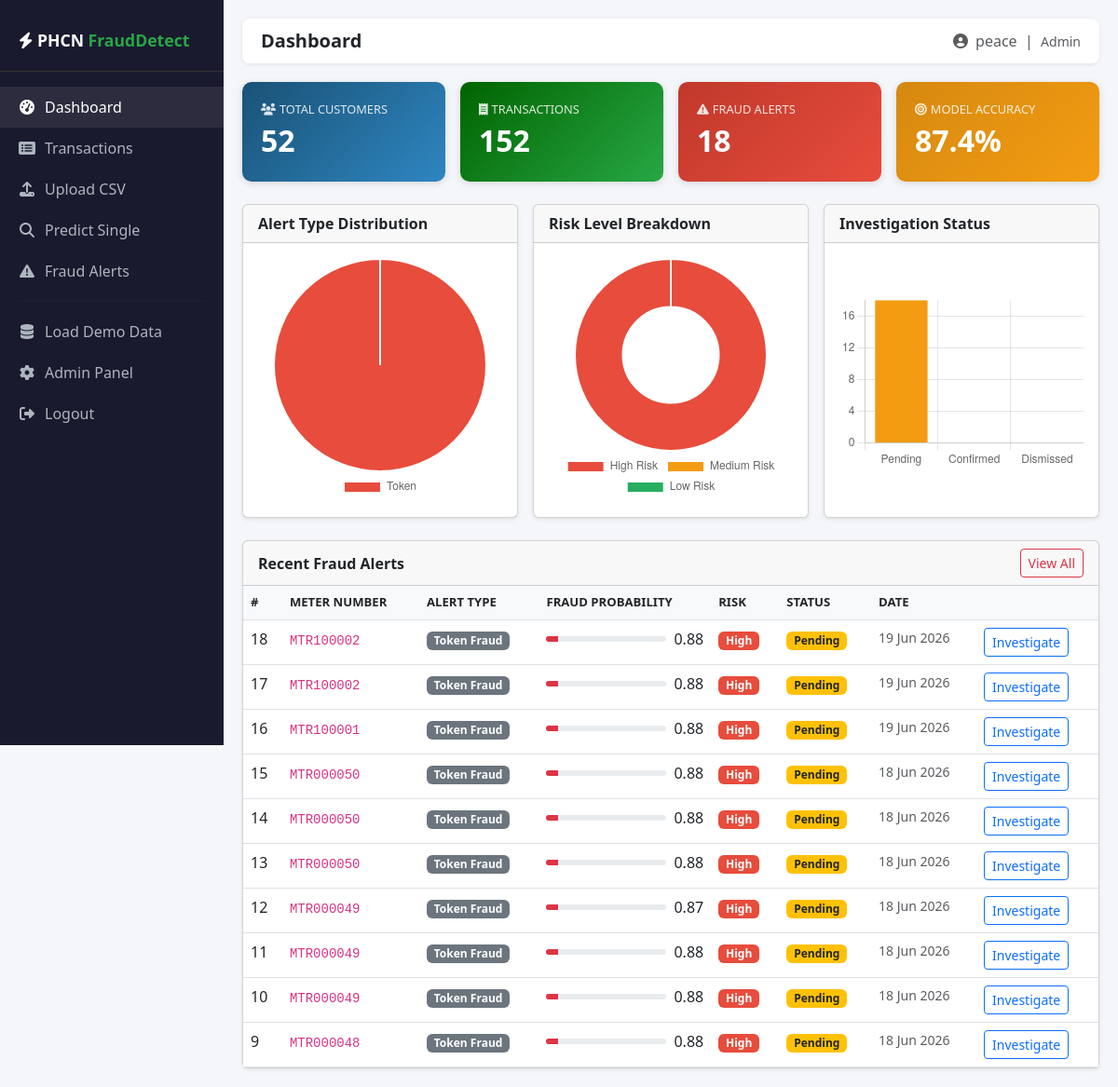
The page /dashboard/ (signed in) on the database its author committed.
### fraud_app/models.py (models this page shows, shortened)
class FraudAlert(models.Model):
    ALERT_TYPE_CHOICES = [("Token","Token Fraud"),("Tamper","Meter Tampering"),("Vending","Vending Fraud"),("General","General Anomaly")]
    STATUS_CHOICES     = [("Pending","Pending"),("Confirmed","Confirmed Fraud"),("Dismissed","Dismissed")]
    transaction          = models.ForeignKey(Transaction, on_delete=models.CASCADE, related_name="alerts")
    customer             = models.ForeignKey(Customer, on_delete=models.CASCADE, related_name="alerts")
    alert_type           = models.CharField(max_length=20, choices=ALERT_TYPE_CHOICES, default="General")
    fraud_probability    = models.FloatField()
    investigation_status = models.CharField(max_length=20, choices=STATUS_CHOICES, default="Pending")
    investigation_notes  = models.TextField(blank=True)
    investigated_by      = models.ForeignKey(User, on_delete=models.SET_NULL, null=True, blank=True)
    created_at           = models.DateTimeField(auto_now_add=True)
    updated_at           = models.DateTimeField(auto_now=True)
    class Meta: ordering = ["-created_at"]

class Customer(models.Model):
    CATEGORY_CHOICES = [("Residential","Residential"),("Commercial","Commercial"),("Industrial","Industrial")]
    account_number    = models.CharField(max_length=30, unique=True)
    meter_number      = models.CharField(max_length=30, unique=True)
    customer_name     = models.CharField(max_length=200)
    customer_category = models.CharField(max_length=50, choices=CATEGORY_CHOICES, default="Residential")
    connection_type   = models.CharField(max_length=30, default="Single Phase")
    geographic_zone   = models.CharField(max_length=100, blank=True)
    created_at        = models.DateTimeField(auto_now_add=True)
    class Meta: ordering = ["customer_name"]

### fraud_app/views.py (the view)
# urls.py: path("dashboard/",        views.dashboard,          name="dashboard"),
@login_required
def dashboard(request):
    total_customers    = Customer.objects.count()
    total_transactions = Transaction.objects.count()
    total_alerts       = FraudAlert.objects.count()
    pending_alerts     = FraudAlert.objects.filter(investigation_status="Pending").count()
    confirmed_fraud    = FraudAlert.objects.filter(investigation_status="Confirmed").count()
    recent_alerts      = FraudAlert.objects.select_related("customer","transaction").order_by("-created_at")[:10]
    alert_types        = FraudAlert.objects.values("alert_type").annotate(count=Count("id")).order_by("-count")
    high_risk          = FraudAlert.objects.filter(fraud_probability__gte=0.75).count()
    medium_risk        = FraudAlert.objects.filter(fraud_probability__gte=0.50, fraud_probability__lt=0.75).count()
    low_risk           = FraudAlert.objects.filter(fraud_probability__lt=0.50).count()
    context = {
        "total_customers": total_customers, "total_transactions": total_transactions,
        "total_alerts": total_alerts, "pending_alerts": pending_alerts,
        "confirmed_fraud": confirmed_fraud, "model_accuracy": 87.4,
        "recent_alerts": recent_alerts,
        "alert_type_labels": [a["alert_type"] for a in alert_types],
        "alert_type_counts": [a["count"] for a in alert_types],
        "high_risk": high_risk, "medium_risk": medium_risk, "low_risk": low_risk,
    }
    return render(request, "fraud_app/dashboard.html", context)

### fraud_app/templates/fraud_app/dashboard.html (shortened to what this page needs)
{% extends "fraud_app/base.html" %}
{% block page_title %}Dashboard{% endblock %}
{% block content %}
<div class="row g-3 mb-4">
  <div class="col-md-3">
    <div class="stat-card bg-info-dark">
      <div class="label"><i class="fas fa-users me-1"></i>Total Customers</div>
      <div class="value">{{ total_customers }}</div>
    </div>
  </div>
  <div class="col-md-3">
    <div class="stat-card bg-success-dark">
      <div class="label"><i class="fas fa-receipt me-1"></i>Transactions</div>
      <div class="value">{{ total_transactions }}</div>
    </div>
  </div>
  <div class="col-md-3">
    <div class="stat-card bg-danger-dark">
      <div class="label"><i class="fas fa-exclamation-triangle me-1"></i>Fraud Alerts</div>
      <div class="value">{{ total_alerts }}</div>
    </div>
  </div>
  <div class="col-md-3">
    <div class="stat-card bg-warning-dark">
      <div class="label"><i class="fas fa-bullseye me-1"></i>Model Accuracy</div>
      <div class="value">{{ model_accuracy }}%</div>
    </div>
  </div>
</div>
<div class="row g-3 mb-4">
  <div class="col-md-4">
    <div class="card shadow-sm h-100">
      <div class="card-header fw-bold">Alert Type Distribution</div>
      <div class="card-body d-flex align-items-center justify-content-center">
        <canvas id="alertTypeChart" height="220"></canvas>
      </div>
    </div>
  </div>
  <div class="col-md-4">
    <div class="card shadow-sm h-100">
      <div class="card-header fw-bold">Risk Level Breakdown</div>
      <div class="card-body d-flex align-items-center justify-content-center">
        <canvas id="riskChart" height="220"></canvas>
      </div>
    </div>
  </div>
  <div class="col-md-4">
    <div class="card shadow-sm h-100">
      <div class="card-header fw-bold">Investigation Status</div>
      <div class="card-body d-flex align-items-center justify-content-center">
        <canvas id="statusChart" height="220"></canvas>
      </div>
    </div>
  </div>
</div>
<div class="card shadow-sm">
  <div class="card-header d-flex justify-content-between align-items-center">
    <span class="fw-bold">Recent Fraud Alerts</span>
    <a href="{% url 'alert_list' %}" class="btn btn-sm btn-outline-danger">View All</a>
  </div>
  <div class="card-body p-0">
    <div class="table-responsive">
      <table class="table table-hover mb-0">
        <thead>
          <tr>
            <th>#</th><th>Meter Number</th><th>Alert Type</th>
            <th>Fraud Probability</th><th>Risk</th><th>Status</th><th>Date</th><th></th>
          </tr>
        </thead>
        <tbody>
          {% for alert in recent_alerts %}
          <tr class="risk-{{ alert.fraud_probability|floatformat:0 }}">
            <td>{{ alert.pk }}</td>
            <td><code>{{ alert.customer.meter_number }}</code></td>
            <td><span class="badge bg-secondary">{{ alert.get_alert_type_display }}</span></td>
            <td>
              <div class="d-flex align-items-center gap-2">
                <div class="progress flex-grow-1" style="height:6px;">
                  <div class="progress-bar bg-danger" style="width:{{ alert.fraud_probability|floatformat:0 }}0%"></div>
                </div>
                {{ alert.fraud_probability|floatformat:2 }}
              </div>
            </td>
            <td>
              {% if alert.fraud_probability >= 0.75 %}
                <span class="badge badge-high">High</span>
              {% elif alert.fraud_probability >= 0.50 %}
                <span class="badge badge-medium">Medium</span>
              {% else %}
                <span class="badge badge-low">Low</span>
              {% endif %}
            </td>
            <td>
              {% if alert.investigation_status == "Confirmed" %}
                <span class="badge bg-danger">{{ alert.investigation_status }}</span>
              {% elif alert.investigation_status == "Dismissed" %}
                <span class="badge bg-secondary">{{ alert.investigation_status }}</span>
              {% else %}
                <span class="badge bg-warning text-dark">{{ alert.investigation_status }}</span>
              {% endif %}
            </td>
            <td class="text-muted small">{{ alert.created_at|date:"d M Y" }}</td>
            <td><a href="{% url 'alert_detail' alert.pk %}" class="btn btn-sm btn-outline-primary">Investigate</a></td>
          </tr>
          {% empty %}
          <tr><td colspan="8" class="text-center text-muted py-4">
            No alerts yet. <a href="{% url 'seed_demo_data' %}">Load demo data</a> to get started.
          </td></tr>
          {% endfor %}
        </tbody>
      </table>
    </div>
  </div>
</div>
{% endblock %}
{% block extra_js %}
<script>
// Alert Type Pie Chart
new Chart(document.getElementById("alertTypeChart"), {
  type: "pie",
  data: {
    labels: {{ alert_type_labels|safe }},
    datasets: [{ data: {{ alert_type_counts|safe }},
      backgroundColor: ["#e74c3c","#f39c12","#3498db","#9b59b6"] }]
  },
  options: { plugins: { legend: { position:"bottom" } } }
});
// Risk Donut Chart
new Chart(document.getElementById("riskChart"), {
  type: "doughnut",
  data: {
    labels: ["High Risk","Medium Risk","Low Risk"],
    datasets: [{ data: [{{ high_risk }},{{ medium_risk }},{{ low_risk }}],
      backgroundColor: ["#e74c3c","#f39c12","#27ae60"] }]
  },
  options: { plugins: { legend: { position:"bottom" } } }
});
// Status Bar Chart
new Chart(document.getElementById("statusChart"), {
  type: "bar",
  data: {
    labels: ["Pending","Confirmed","Dismissed"],
    datasets: [{ label:"Alerts",
      data: [{{ pending_alerts }},{{ confirmed_fraud }},
             {{ total_alerts|add:"-"|add:pending_alerts|add:"-"|add:confirmed_fraud }}],
      backgroundColor: ["#f39c12","#e74c3c","#95a5a6"] }]
  },
  options: { plugins:{legend:{display:false}}, scales:{y:{beginAtZero:true}} }
});
</script>
{% endblock %}

### fraud_app/templates/fraud_app/base.html (shortened to what this page needs)
<!DOCTYPE html>
<html lang="en">
<head>
<link href="https://cdn.jsdelivr.net/npm/bootstrap@5.3.0/dist/css/bootstrap.min.css" rel="stylesheet">
<link href="https://cdnjs.cloudflare.com/ajax/libs/font-awesome/6.4.0/css/all.min.css" rel="stylesheet">
</head>
<body>
{% if user.is_authenticated %}
<nav class="sidebar">
  <div class="brand"><i class="fas fa-bolt"></i> PHCN <span>FraudDetect</span></div>
  <ul class="nav flex-column mt-3">
    <li><a class="nav-link {% if request.resolver_match.url_name == 'dashboard' %}active{% endif %}"
           href="{% url 'dashboard' %}"><i class="fas fa-tachometer-alt"></i> Dashboard</a></li>
    <li><a class="nav-link {% if request.resolver_match.url_name == 'transaction_list' %}active{% endif %}"
           href="{% url 'transaction_list' %}"><i class="fas fa-list-alt"></i> Transactions</a></li>
    <li><a class="nav-link {% if request.resolver_match.url_name == 'upload_transactions' %}active{% endif %}"
           href="{% url 'upload_transactions' %}"><i class="fas fa-upload"></i> Upload CSV</a></li>
    <li><a class="nav-link {% if request.resolver_match.url_name == 'predict_single' %}active{% endif %}"
           href="{% url 'predict_single' %}"><i class="fas fa-search"></i> Predict Single</a></li>
    <li><a class="nav-link {% if request.resolver_match.url_name == 'alert_list' %}active{% endif %}"
           href="{% url 'alert_list' %}"><i class="fas fa-exclamation-triangle"></i> Fraud Alerts</a></li>
    <hr style="border-color:#333; margin:10px 20px;">
    <li><a class="nav-link" href="{% url 'seed_demo_data' %}"><i class="fas fa-database"></i> Load Demo Data</a></li>
    <li><a class="nav-link" href="/admin/"><i class="fas fa-cog"></i> Admin Panel</a></li>
    <li><a class="nav-link" href="{% url 'logout' %}"><i class="fas fa-sign-out-alt"></i> Logout</a></li>
  </ul>
</nav>
{% endif %}
<div class="{% if user.is_authenticated %}main-content{% else %}container-fluid{% endif %}">
  {% if user.is_authenticated %}
  <div class="top-bar">
    <h5 class="mb-0 fw-bold">{% block page_title %}Dashboard{% endblock %}</h5>
    <span class="text-muted"><i class="fas fa-user-circle me-1"></i>
      {{ user.get_full_name|default:user.username }} &nbsp;|&nbsp;
      <small>{{ user.is_staff|yesno:"Admin,Officer" }}</small>
    </span>
  </div>
  {% endif %}
  {% block content %}{% endblock %}
</div>
{% block extra_js %}{% endblock %}
</body>
</html>

### fraud_app/templates/fraud_app/base.html (style rules this page uses)
:root { --green:#006400; --light-green:#28a745; --dark:#1a1a2e; }
body { background:#f4f6f9; font-family:'Segoe UI',sans-serif; }
.sidebar { width:240px; min-height:100vh; background:var(--dark); position:fixed; top:0; left:0; z-index:100; padding-top:20px; }
.sidebar .brand { color:#fff; font-size:1.1rem; font-weight:700; padding:10px 20px 20px; border-bottom:1px solid #333; }
.sidebar .brand span { color:var(--light-green); }
.sidebar .nav-link { color:#adb5bd; padding:10px 20px; display:flex; align-items:center; gap:10px; transition:.2s; }
.sidebar .nav-link:hover, .sidebar .nav-link.active { color:#fff; background:rgba(255,255,255,.08); }
.sidebar .nav-link i { width:18px; text-align:center; }
.main-content { margin-left:240px; padding:20px; }
.top-bar { background:#fff; padding:12px 20px; border-radius:8px; box-shadow:0 1px 4px rgba(0,0,0,.08); margin-bottom:20px; display:flex; justify-content:space-between; align-items:center; }
.stat-card { border-radius:10px; padding:20px; color:#fff; box-shadow:0 2px 8px rgba(0,0,0,.12); }
.stat-card .label { font-size:.8rem; opacity:.85; text-transform:uppercase; }
.stat-card .value { font-size:2rem; font-weight:700; }
.bg-success-dark { background:linear-gradient(135deg,#006400,#28a745); }
.bg-danger-dark { background:linear-gradient(135deg,#c0392b,#e74c3c); }
.bg-warning-dark { background:linear-gradient(135deg,#d68910,#f39c12); }
.bg-info-dark { background:linear-gradient(135deg,#1a5276,#2e86c1); }
.table th { background:#f8f9fa; font-size:.82rem; text-transform:uppercase; }
.badge-high { background:#e74c3c; color:#fff; }

### rows shown on the page
FraudAlert: pk "18", customer.meter_number "MTR100002", alert_type "Token Fraud", fraud_probability "0.88", shows "High", investigation_status "Pending", created_at "19 Jun 2026"
FraudAlert: pk "17", customer.meter_number "MTR100002", alert_type "Token Fraud", fraud_probability "0.88", shows "High", investigation_status "Pending", created_at "19 Jun 2026"
FraudAlert: pk "16", customer.meter_number "MTR100001", alert_type "Token Fraud", fraud_probability "0.88", shows "High", investigation_status "Pending", created_at "19 Jun 2026"
FraudAlert: pk "15", customer.meter_number "MTR000050", alert_type "Token Fraud", fraud_probability "0.88", shows "High", investigation_status "Pending", created_at "18 Jun 2026"
FraudAlert: pk "14", customer.meter_number "MTR000050", alert_type "Token Fraud", fraud_probability "0.88", shows "High", investigation_status "Pending", created_at "18 Jun 2026"
FraudAlert: pk "13", customer.meter_number "MTR000050", alert_type "Token Fraud", fraud_probability "0.88", shows "High", investigation_status "Pending", created_at "18 Jun 2026"
FraudAlert: pk "12", customer.meter_number "MTR000049", alert_type "Token Fraud", fraud_probability "0.87", shows "High", investigation_status "Pending", created_at "18 Jun 2026"
FraudAlert: pk "11", customer.meter_number "MTR000049", alert_type "Token Fraud", fraud_probability "0.88", shows "High", investigation_status "Pending", created_at "18 Jun 2026"
FraudAlert: pk "10", customer.meter_number "MTR000049", alert_type "Token Fraud", fraud_probability "0.88", shows "High", investigation_status "Pending", created_at "18 Jun 2026"
FraudAlert: pk "9", customer.meter_number "MTR000048", alert_type "Token Fraud", fraud_probability "0.88", shows "High", investigation_status "Pending", created_at "18 Jun 2026"

### other values the page prints
{{ user.get_full_name|default:user.username }} "peace"
{{ user.is_staff|yesno:"Admin,Officer" }} "Admin"
{{ total_customers }} "52"
{{ total_transactions }} "152"
{{ total_alerts }} "18"
{{ model_accuracy }} "87.4"
chart data {{ alert_type_labels|safe }} ['Token']
chart data {{ medium_risk }} 0
